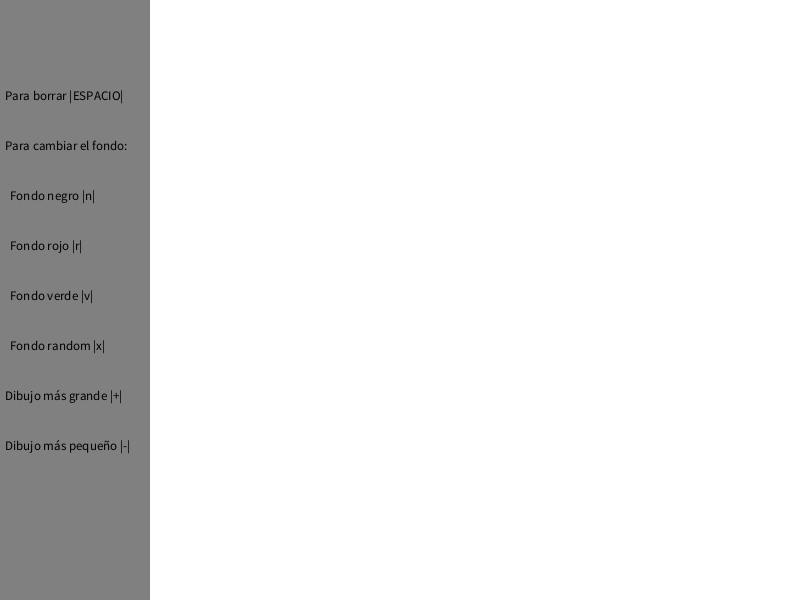
Frame 1 (no input)
Frame 60 (the mouse pressed at the canvas centre just before this capture): identical to frame 1, image omitted
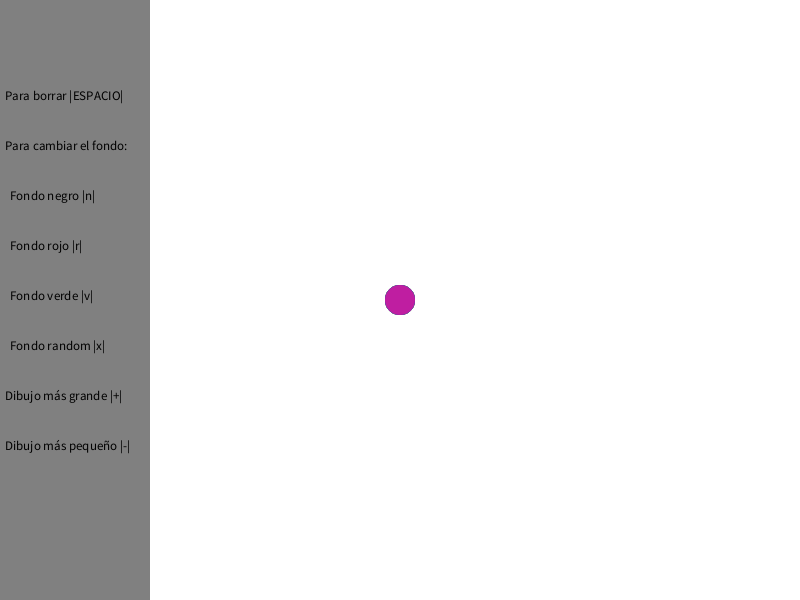
Frame 120 (the mouse held since frame 60 and released just before this capture)

The Processing sketch that drew these frames (run headless with seeded random() and noise(); from frame 60 on, the mouse is pressed at the canvas centre):

// Processing sketch: processing_171211
// ── processing_171211.pde

int valorx = 30;
int valory = 30;
int x, y;
void setup (){
  size (800, 600);
  background (255); //perque cuan mogis el ratolí es quedi grabat

}
 
void draw (){
   //recuadre de text per la info
  fill (128, 128, 128);
  noStroke();
  rect (0, 0, 150, 600);

  //text

  fill(0);
  textSize(13);
  text("Para borrar |ESPACIO|", 5, 100);
  text("Para cambiar el fondo:", 5, 150);
  text("Fondo negro |n|", 10, 200);
  text("Fondo rojo |r|", 10, 250);
  text("Fondo verde |v|", 10, 300);
  text("Fondo random |x|", 10, 350);
  text("Dibujo más grande |+|", 5, 400);
  text("Dibujo más pequeño |-|", 5, 450);
  //recuadre de text per la info
  fill (128, 128, 128);
  noStroke();
  rect (0, 0, 150, 600);

  //text

  fill(0);
  textSize(13);
  text("Para borrar |ESPACIO|", 5, 100);
  text("Para cambiar el fondo:", 5, 150);
  text("Fondo negro |n|", 10, 200);
  text("Fondo rojo |r|", 10, 250);
  text("Fondo verde |v|", 10, 300);
  text("Fondo random |x|", 10, 350);
  text("Dibujo más grande |+|", 5, 400);
  text("Dibujo más pequeño |-|", 5, 450);
  
//funciones
    //espacio para borrar
  if (keyPressed){
    if (key == ' '){
      background(255);
    }
  } 
   //fondo
   //negro
     if (keyPressed){
    if (key == 'n'){
      background(0);
    }
  } 
 //rojo
     if (keyPressed){
    if (key == 'r'){
      background(255, 0, 0);
    }
  } 
 //verde
     if (keyPressed){
    if (key == 'v'){
      background(0, 255, 0);
    }
  } 
 //azul
     if (keyPressed){
    if (key == 'a'){
      background(0, 0, 255);
    }
  } 
   //random
     if (keyPressed){
    if (key == 'x'){
      background(random(255), random(255), random(255));
    }
  } 
//no más fondos
//funciones para dibujar
    //amunetar tamaño
     if (keyPressed){
    if (key == '+'){
      valorx = valorx + 1;
      valory = valory + 1;
    }
  } 
    //reducir tamaño
   if (keyPressed){
    if (key == '-'){
      valorx = valorx - 1;
      valory = valory - 1;
    }
  } 



//dibujando
//circulo
  if(mousePressed) {
  noStroke();
  fill (random(255), random(255), random(255));
  ellipse (mouseX, mouseY, valorx, valory);
  }



}
